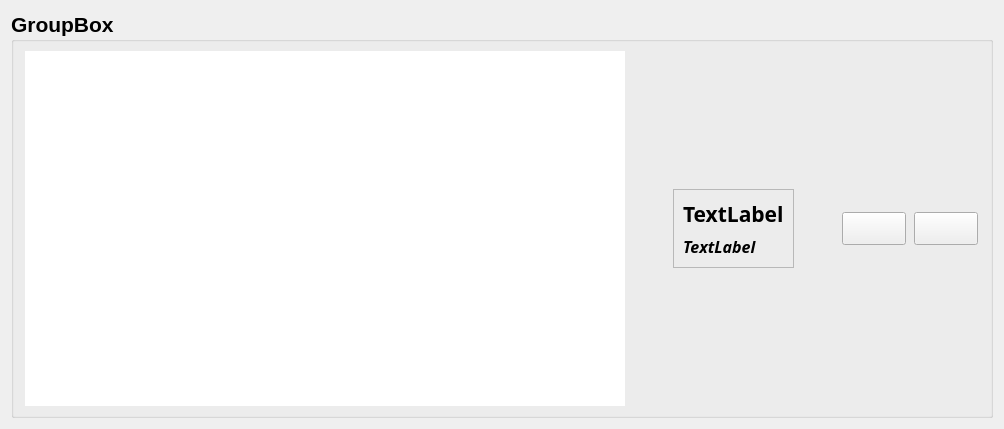
<?xml version="1.0" encoding="UTF-8"?>
<ui version="4.0">
 <class>CoordWidget</class>
 <widget class="QWidget" name="CoordWidget">
  <property name="geometry">
   <rect>
    <x>0</x>
    <y>0</y>
    <width>1004</width>
    <height>429</height>
   </rect>
  </property>
  <property name="sizePolicy">
   <sizepolicy hsizetype="Preferred" vsizetype="Maximum">
    <horstretch>0</horstretch>
    <verstretch>0</verstretch>
   </sizepolicy>
  </property>
  <property name="font">
   <font>
    <pointsize>16</pointsize>
    <weight>75</weight>
    <bold>true</bold>
   </font>
  </property>
  <property name="windowTitle">
   <string>Form</string>
  </property>
  <layout class="QVBoxLayout" name="verticalLayout">
   <item>
    <widget class="QGroupBox" name="groupBox">
     <property name="title">
      <string>GroupBox</string>
     </property>
     <layout class="QHBoxLayout" name="horizontalLayout">
      <item>
       <widget class="QLabel" name="image_product">
        <property name="minimumSize">
         <size>
          <width>500</width>
          <height>350</height>
         </size>
        </property>
        <property name="maximumSize">
         <size>
          <width>600</width>
          <height>400</height>
         </size>
        </property>
        <property name="styleSheet">
         <string notr="true">background-color: rgb(255, 255, 255);</string>
        </property>
        <property name="text">
         <string/>
        </property>
        <property name="scaledContents">
         <bool>true</bool>
        </property>
       </widget>
      </item>
      <item>
       <spacer name="horizontalSpacer">
        <property name="orientation">
         <enum>Qt::Horizontal</enum>
        </property>
        <property name="sizeType">
         <enum>QSizePolicy::Fixed</enum>
        </property>
        <property name="sizeHint" stdset="0">
         <size>
          <width>40</width>
          <height>20</height>
         </size>
        </property>
       </spacer>
      </item>
      <item>
       <widget class="QFrame" name="frame">
        <property name="sizePolicy">
         <sizepolicy hsizetype="Fixed" vsizetype="Fixed">
          <horstretch>0</horstretch>
          <verstretch>0</verstretch>
         </sizepolicy>
        </property>
        <property name="minimumSize">
         <size>
          <width>0</width>
          <height>0</height>
         </size>
        </property>
        <property name="frameShape">
         <enum>QFrame::StyledPanel</enum>
        </property>
        <property name="frameShadow">
         <enum>QFrame::Raised</enum>
        </property>
        <layout class="QVBoxLayout" name="verticalLayout_2">
         <item>
          <widget class="QLabel" name="label_filter_name">
           <property name="font">
            <font>
             <family>Montserrat</family>
            </font>
           </property>
           <property name="text">
            <string>TextLabel</string>
           </property>
          </widget>
         </item>
         <item>
          <widget class="QLabel" name="label_filter_price">
           <property name="font">
            <font>
             <family>Montserrat Thin</family>
             <pointsize>12</pointsize>
             <italic>true</italic>
            </font>
           </property>
           <property name="text">
            <string>TextLabel</string>
           </property>
          </widget>
         </item>
        </layout>
       </widget>
      </item>
      <item>
       <spacer name="horizontalSpacer_2">
        <property name="orientation">
         <enum>Qt::Horizontal</enum>
        </property>
        <property name="sizeType">
         <enum>QSizePolicy::Preferred</enum>
        </property>
        <property name="sizeHint" stdset="0">
         <size>
          <width>40</width>
          <height>20</height>
         </size>
        </property>
       </spacer>
      </item>
      <item>
       <widget class="QPushButton" name="btn_buy">
        <property name="sizePolicy">
         <sizepolicy hsizetype="Fixed" vsizetype="Fixed">
          <horstretch>0</horstretch>
          <verstretch>0</verstretch>
         </sizepolicy>
        </property>
        <property name="text">
         <string/>
        </property>
        <property name="icon">
         <iconset resource="icons.qrc">
          <normaloff>:/icons/check.png</normaloff>:/icons/check.png</iconset>
        </property>
        <property name="iconSize">
         <size>
          <width>50</width>
          <height>50</height>
         </size>
        </property>
       </widget>
      </item>
      <item>
       <widget class="QPushButton" name="btn_clear">
        <property name="sizePolicy">
         <sizepolicy hsizetype="Fixed" vsizetype="Fixed">
          <horstretch>0</horstretch>
          <verstretch>0</verstretch>
         </sizepolicy>
        </property>
        <property name="text">
         <string/>
        </property>
        <property name="icon">
         <iconset resource="icons.qrc">
          <normaloff>:/icons/cross.png</normaloff>:/icons/cross.png</iconset>
        </property>
        <property name="iconSize">
         <size>
          <width>50</width>
          <height>50</height>
         </size>
        </property>
       </widget>
      </item>
     </layout>
    </widget>
   </item>
  </layout>
 </widget>
 <resources>
  <include location="../../Downloads/MADPythonCourse-master/MADPythonCourse-master/qlayout_example/res.qrc"/>
  <include location="icons.qrc"/>
 </resources>
 <connections/>
</ui>
